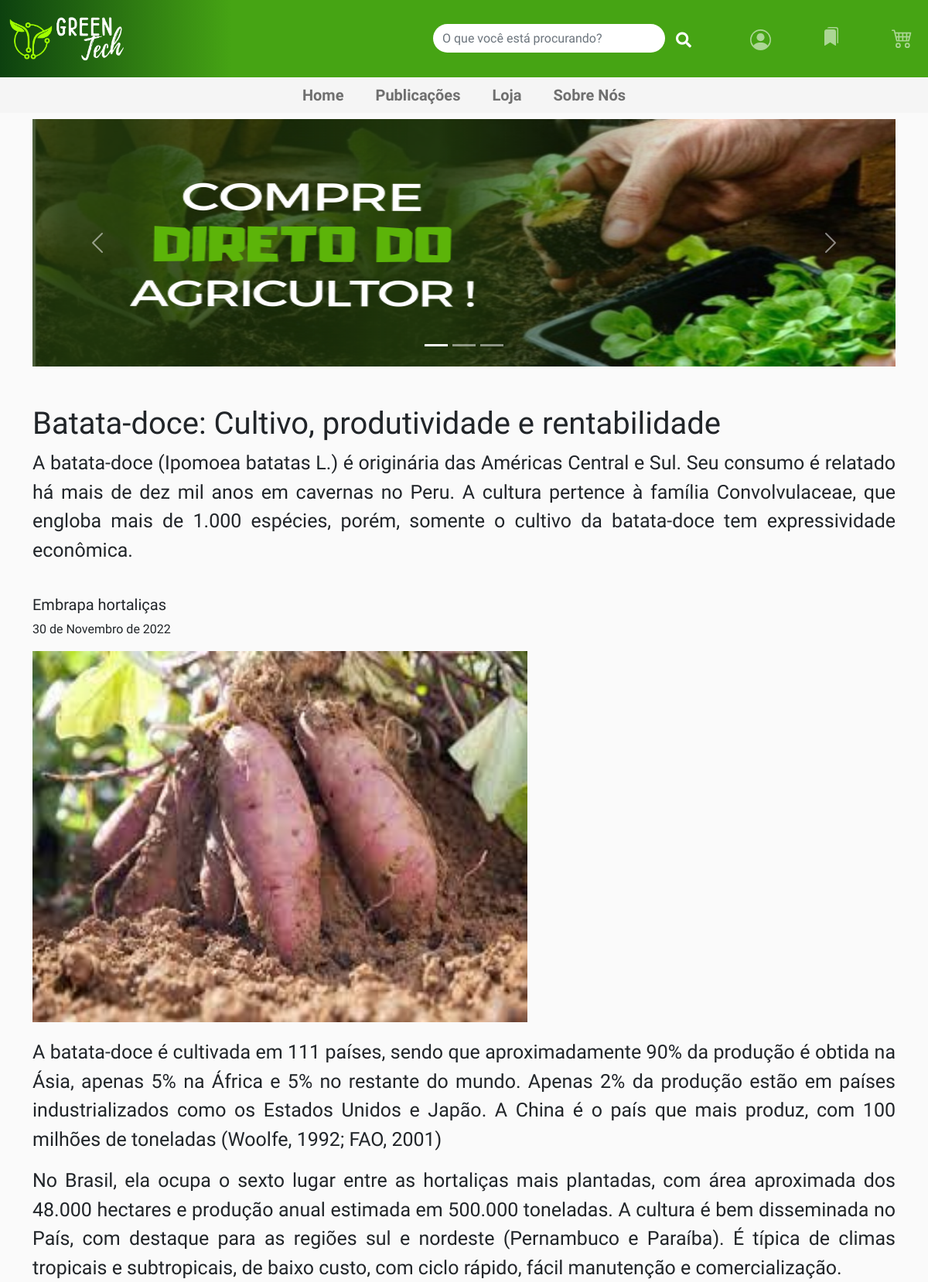
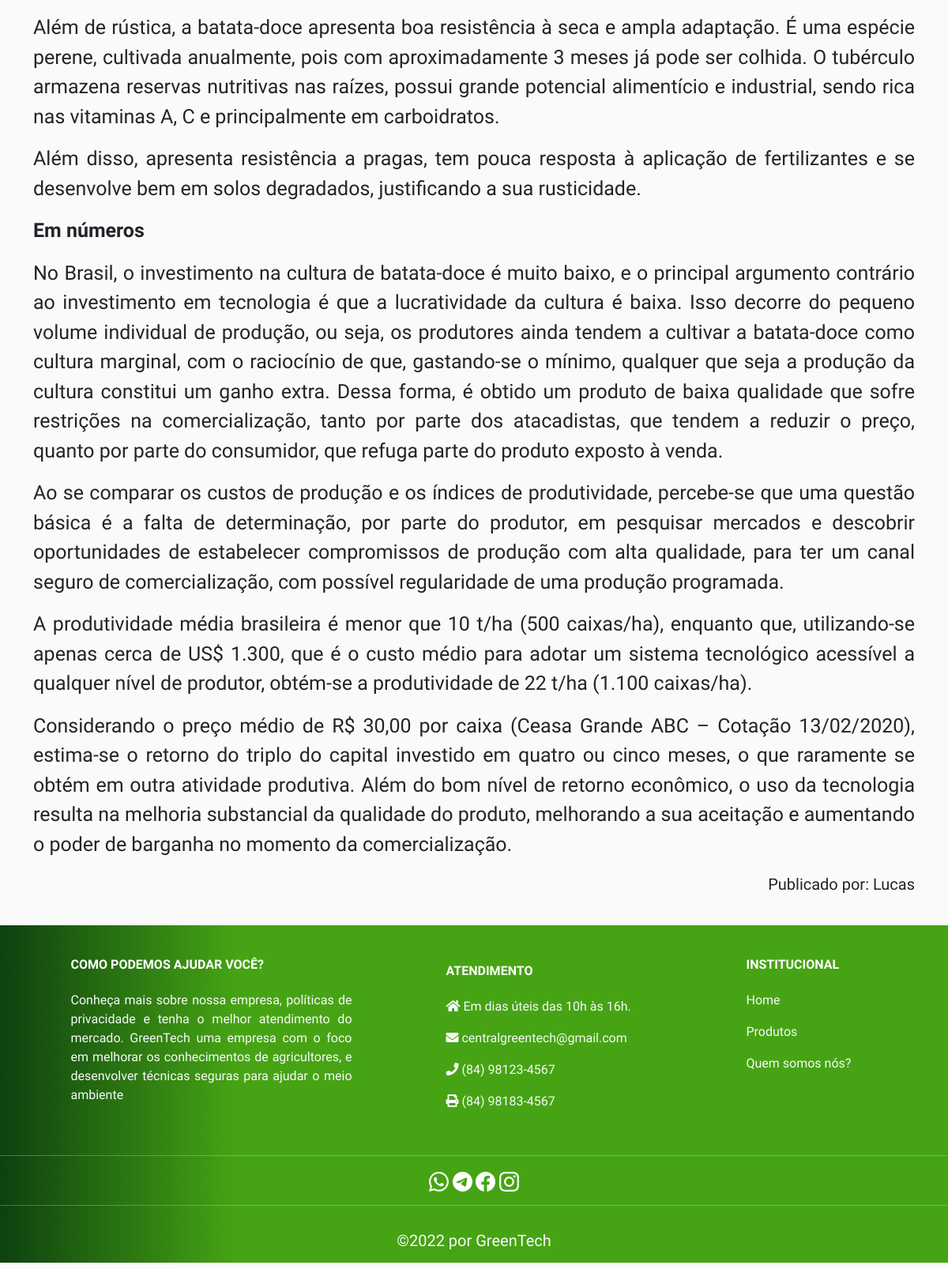
/detalhe/9, run on the app's committed database (2 pictures, top to bottom).
### main/models.py (models this page shows, shortened)
class Publicacao(models.Model):
    titulo = models.CharField(max_length=200)
    descricao = models.TextField()
    corpo_do_texto = RichTextUploadingField()
    tempo_da_publicacao = models.DateField()
    imagem = models.ImageField(upload_to='produtos/', blank=True, null=True, max_length=250)
    autor = models.ForeignKey(Autor, on_delete=models.CASCADE)
    categoria = models.ManyToManyField(Categoria)
    user = models.ForeignKey(get_user_model(), null=True,blank=True,on_delete=models.CASCADE)

class Autor(models.Model):
    nome = models.CharField(max_length=100)
    email = models.EmailField()
    Telefone = models.IntegerField()
    cep = models.IntegerField()
    def __str__(self):
        return self.nome

### main/views.py (the view)
# urls.py: path('detalhe/<int:id>',detalhe, name='detalhe'),
def detalhe (request,id):
    busca = request.GET.get('search')
    if busca:
        lista = Publicacao.objects.filter(titulo__icontains = busca)
        lista_produto = Produto.objects.filter(nome__icontains = busca)
        context = {'buscas' : lista, 'busca_produto' : lista_produto}
        return render(request, "busca.html", context)
    else:
        publicacao = Publicacao.objects.get(id=id)
        context = {'publicacao' : publicacao }
        return render(request,"detalhe.html", context)

### main/templates/detalhe.html (shortened to what this page needs)
{% extends 'base.html' %}
{% load static %}
{% block conteudo %}
<main>
<section class="dividir">
  {% include 'includes/carrossel.html' %}
  </section>
   <section>
   <h1 style="margin-top: 50px;" > {{publicacao.titulo}} </h1>
   <p class=" subtitulo "> {{publicacao.descricao}}</p><br>
   <h5>{{publicacao.autor}}</h5>
   <p> {{publicacao.tempo_da_publicacao}} </p>
   <img style="margin-bottom: 20px;" class="img-noticia" src="/media/{{publicacao.imagem}}" >
   <div class="corpo-noticia">{{publicacao.corpo_do_texto|safe}}</div>
   <h5 style="text-align: end; margin-top: 20px; margin-bottom: 40px;">Publicado por: {{publicacao.user}}</h5>
   </section>
</main>
{% endblock conteudo %}

### main/static/css/styles.css (style rules this page uses)
* { box-sizing: border-box; font-family: 'Noto Sans Mono', monospace; font-family: 'Quicksand', sans-serif; }
body { background: #fafafa; font-family: 'Noto Sans Mono', monospace; font-family: 'Quicksand', sans-serif; }
p { text-align: justify; font-family: 'Noto Sans Mono', monospace; font-family: 'Quicksand', sans-serif; }
.dividir { padding-top: 30px; }
.img-noticia { height: 30rem; width: 40rem; }
.subtitulo { font-size: 25px }
.corpo-noticia p { font-size: 25px; }

### data on the page
Publicacao: titulo "Batata-doce: Cultivo, produtividade e rentabilidade", descricao "A batata-doce (Ipomoea batatas L.) é originária das Américas Central e Sul. Seu consumo é relatado há mais de dez mil anos em cavernas no Peru. A cultura pertence à família Convolvulaceae, que engloba mais de 1.000 espécies, porém, somente o cultivo da batata-doce tem expressividade econômica.", autor "Embrapa hortaliças", tempo_da_publicacao "30 de Novembro de 2022", imagem (picture), corpo_do_texto "A batata-doce é cultivada em 111 países, sendo que aproximadamente 90% da produção é obtida na Ásia, apenas 5% na África e 5% no restante do mundo. Apenas 2% da produção estão em países industrializados como os Estados Unidos e Japão. A China é o país que mais produz, com 100 milhões de toneladas (Woolfe, 1992; FAO, 2001) No Brasil, ela ocupa o sexto lugar entre as hortaliças mais plantadas, com área aproximada dos 48.000 hectares e produção anual estimada em 500.000 toneladas. A cultura é bem disseminada no País, com destaque para as regiões sul e nordeste (Pernambuco e Paraíba). É típica de climas tropicais e subtropicais, de baixo custo, com ciclo rápido, fácil manutenção e…", user "Lucas"
